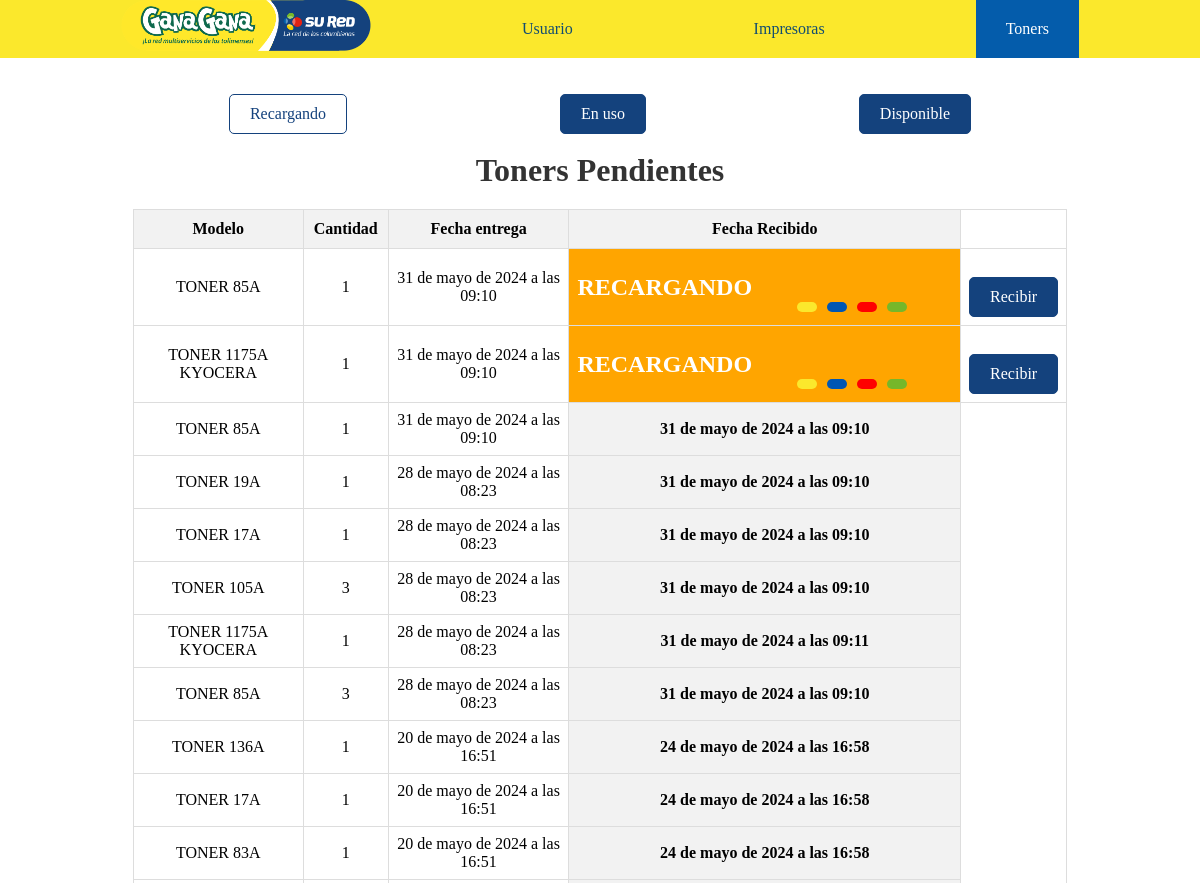
Before: /Lista_T_Pendientes/ (upper part) with the older database file.
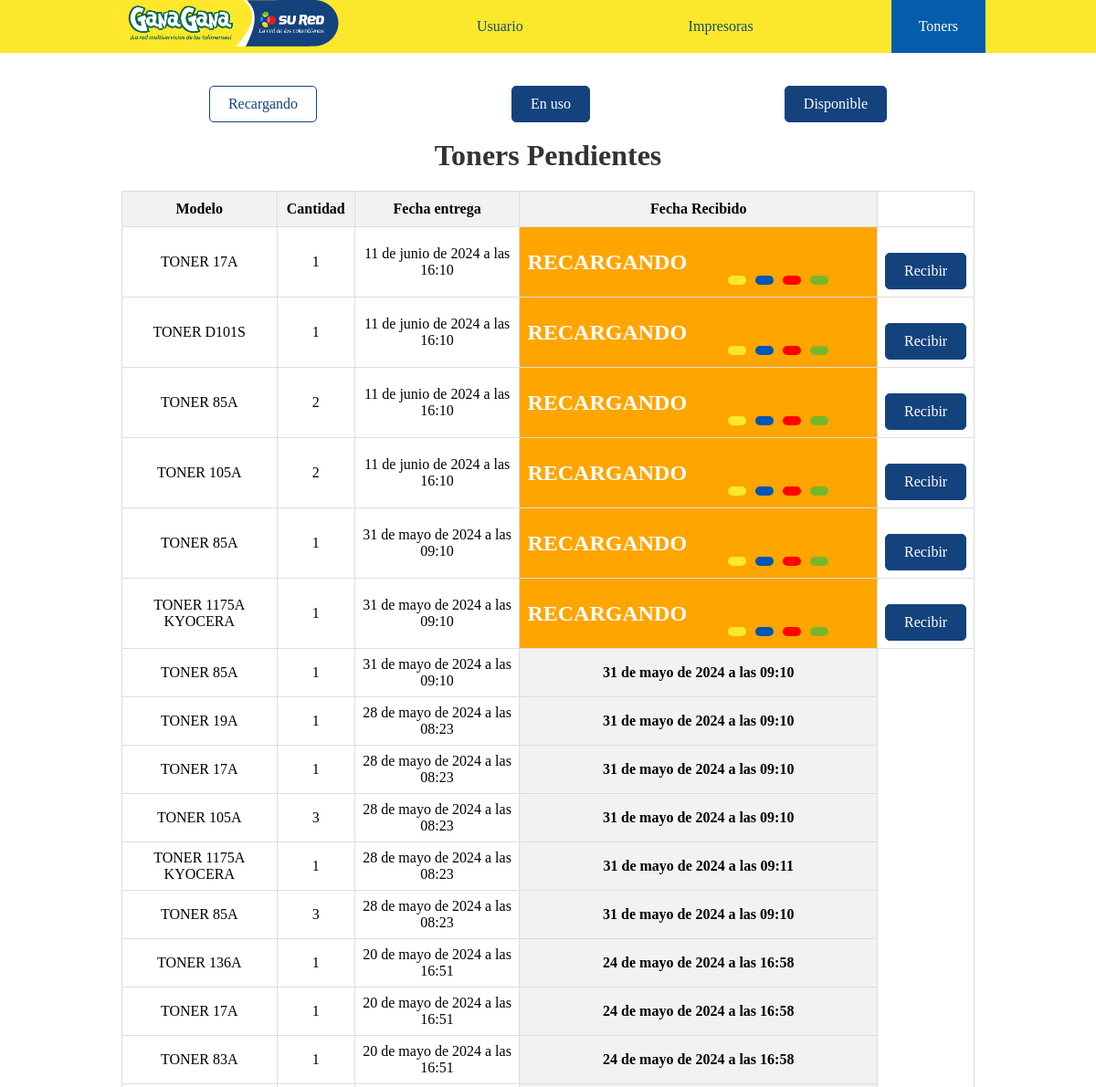
After: the same page with the newer database file.
### Datos/models.py (models this page shows, shortened)
class Toner_M_Recargados(models.Model):
    ESTADO = [
        ('ENTREGADO','ENTREGADO'),
        ('RECARGANDO','RECARGANDO'),
        ]
    toner = models.ForeignKey(Tonner, on_delete=models.SET_NULL, null=True, blank=True)
    cantidad = models.PositiveIntegerField()
    estado = models.CharField(max_length=10, choices=ESTADO, default='RECARGANDO')
    fecha_entrega = models.DateTimeField(auto_now_add=True, null=False)
    fecha_recibido = models.DateTimeField(null=True)

class Tonner(models.Model):
    ESTADO_T = [
        ('Disponible', 'Disponible'),
    ]
    nombre = models.CharField(max_length=50)
    cantidad = models.PositiveBigIntegerField()
    Numero_Toner = models.CharField(max_length=20)
    Estado = models.CharField(max_length=10, choices=ESTADO_T, default='Disponible')
    imagen = models.ImageField()
    def __str__(self):
        return f"{self.nombre}"

### Datos/views.py (the view)
# urls.py: path('Lista_T_Pendientes/', views.Lista_T_Pendientes, name='Lista_T_Pendientes'),
def Lista_T_Pendientes(request):
    pendiente = Toner_M_Recargados.objects.all().order_by('-fecha_entrega')
    return render(request, 'carrito/pendientes.html', {
        'pendiente':pendiente,
    })

### Datos/templates/carrito/pendientes.html (shortened to what this page needs)
{% extends 'layouts/base.html' %}
{% block content %}
{% load static %}
{% include 'layouts/Barra_Tonners.html' %}
<!DOCTYPE html>
<html lang="es">
<head>
    <link rel="stylesheet" type="text/css" href="{% static 'CSS/ALL.css' %}">
</head>
<body>
    <h1>Toners Pendientes</h1>
    <table border="1">
        <thead>
            <tr>
                <th>Modelo</th>
                <th>Cantidad</th>
                <th>Fecha entrega</th>
                {% if toner.estado == "RECARGANDO" %}
                <th>Estado</th>
                {% else %}
                <th>Fecha Recibido</th>
                {% endif %}
            </tr>
        </thead>
        <tbody>
            {% for toner in pendiente %}
            <tr>
                <td>{{ toner.toner }}</td>
                <td>{{ toner.cantidad }}</td>
                <td>{{ toner.fecha_entrega }}</td>
                {% if toner.estado == "RECARGANDO" %}
                <td class="{% if toner.estado == 'RECARGANDO' %}naranja{% endif %}">
                    <div style="display: flex;justify-content: space-evenly; color: #ffffff; align-items: center;">
                        <br>
                        <h2>
                                {{ toner.estado }}
                        </h2>
                        <div class="loading-wave">
                            <div class="loading-bar" style="background-color: #fbe82c;"></div>
                            <div class="loading-bar" style= "background-color: #0056b3;"></div>
                            <div class="loading-bar" style="background-color: red;"></div>
                            <div class="loading-bar" style="background-color: #76b72a;"></div>
                        </div>
                    </div>
                </td>
                <td><a href="#" class="recibir-link btn" data-toner-id="{{ toner.id }}">Recibir</a></td>
                {% endif %}
                {% if toner.estado == "ENTREGADO" %}
                <th>{{ toner.fecha_recibido }}</th>
                {% endif %}
            </tr>
            {% endfor %}
        </tbody>
    </table>
</body>
</html>
{% endblock %}

Changed rows visible on the page:
added Toner_M_Recargados: toner "TONER 17A", cantidad "1", fecha_entrega "11 de junio de 2024 a las 16:10", estado "RECARGANDO"
added Toner_M_Recargados: toner "TONER D101S", cantidad "1", fecha_entrega "11 de junio de 2024 a las 16:10", estado "RECARGANDO"
added Toner_M_Recargados: toner "TONER 85A", cantidad "2", fecha_entrega "11 de junio de 2024 a las 16:10", estado "RECARGANDO"
added Toner_M_Recargados: toner "TONER 105A", cantidad "2", fecha_entrega "11 de junio de 2024 a las 16:10", estado "RECARGANDO"
